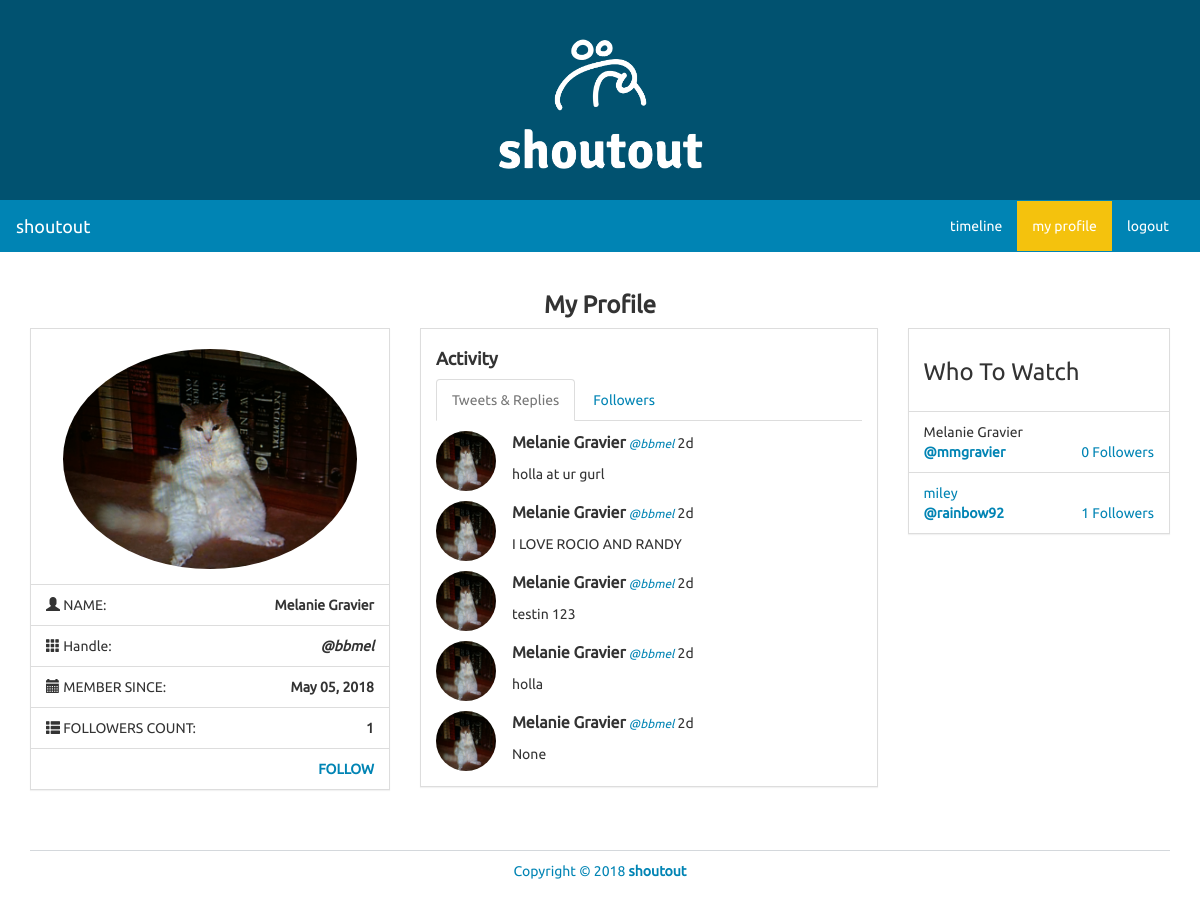
Page /profile/bbmel on the committed database.
### models.py (models this page shows)
class User(UserMixin, db.Model):
    id = db.Column(db.Integer, primary_key=True)
    name = db.Column(db.String(100))
    username = db.Column(db.String(30))
    image = db.Column(db.String(100))
    password = db.Column(db.String(50))
    join_date = db.Column(db.DateTime)
    shoutous = db.relationship('Shoutout', backref='user', lazy='dynamic')
    following = db.relationship('User', secondary=followers,
        primaryjoin=(followers.c.follower_id == id),
        secondaryjoin=(followers.c.followee_id == id),
        backref=db.backref('followers', lazy='dynamic'), lazy='dynamic')
    followed_by = db.relationship('User', secondary=followers,
        primaryjoin=(followers.c.followee_id == id),
        secondaryjoin=(followers.c.follower_id == id),
        backref=db.backref('followees', lazy='dynamic'), lazy='dynamic')

class Shoutout(db.Model):
    id = db.Column(db.Integer, primary_key=True)
    user_id = db.Column(db.Integer, db.ForeignKey('user.id'))
    text = db.Column(db.String(200))
    date_created = db.Column(db.DateTime)

### views.py (the view)
@app.route('/profile', defaults={'username' : None})
@app.route('/profile/<username>')
def profile(username):
    if username:
        user = User.query.filter_by(username=username).first()
        if not user:
            abort(404)
    else:
        user = current_user
    shoutouts = Shoutout.query.filter_by(user=user).order_by(Shoutout.date_created.desc()).all()
    current_time = datetime.now()
    followed_by = user.followed_by.all() # gets the list of users following the current user
    display_follow = True # for checking whether a user is being followed by another new_user
    if current_user == user:
        display_follow = False
    elif current_user in followed_by:
        display_follow = False
    who_to_watch = User.query.filter(User.id != user.id).order_by(db.func.random()).limit(4).all()
    return render_template('profile.html', current_user=user, shoutouts=shoutouts, current_time=current_time, followed_by=followed_by, display_follow=display_follow, who_to_watch=who_to_watch)

### app.py (called while the page is built)
@app.template_filter('time_since')
def time_since(delta):
    seconds = delta.total_seconds()
    days, seconds = divmod(seconds, 86400)
    hours, seconds = divmod(seconds, 3600)
    minutes, seconds = divmod(seconds, 60)
    if days > 0:
        return '%dd' % (days)
    elif hours > 0:
        return '%dh' % (hours)
    elif minutes > 0:
        return '%dm' % (minutes)
    else:
        return 'Just now'

### templates/profile.html (shortened to what this page needs)
<!DOCTYPE html>
<html lang="en">
	<head>
		<link rel="stylesheet" href="{{ url_for('static', filename='bs/css/united.min.css') }}">
		<link rel="stylesheet" href="{{ url_for('static', filename='css/styles.css') }}">
	</head>
	<body>
		<div class="container-fluid">
			<div class="row" id="banner">
				<div class="title col-lg-12">
					<img src='static/logos/white_logo_transparent.png' alt="logo" width="19%" height="19%">
				</div>
			</div>
		</div>
		<nav class="navbar navbar-default" role="navigation">
			<div class="container-fluid">
				<div class="navbar-header">
					<a class="navbar-brand" href="./">shoutout</a>
				</div>
				<div class="collapse navbar-collapse navbar-ex1-collapse">
					<ul class="nav navbar-nav navbar-right">
						<li><a href="{{ url_for('timeline') }}">timeline</a></li>
						<li class="active"><a href="{{ url_for('profile') }}">my profile</a></li>
						<li class=""><a href="{{ url_for('logout') }}">logout</a></li>
					</ul>
				</div>
			</div>
		</nav>
		<div class="container">
			<div class="row">
				<div class="col-lg-12">
					<h3 class="text-center bold">My Profile</h3>
				</div>
				<div class="col-lg-4">
					<div class="panel panel-default">
						<div class="panel-body">
							<div class="row pad">
								<div class="col-lg-12">
									<img src="{{ current_user.image }}" class="img-responsive img-circle center-block" alt="Image" style="height: 220px;" />
								</div>
							</div>
						</div>
						<ul class="list-group">
							<li class="list-group-item">
								<i class="glyphicon glyphicon-user"></i> NAME:
								<strong class="pull-right">{{ current_user.name }}</strong>
							</li>
							<li class="list-group-item">
								<i class="glyphicon glyphicon-th"></i> Handle:
								<strong class="pull-right"><em>@{{ current_user.username }}</em></strong>
							</li>
							<li class="list-group-item">
								<i class="glyphicon glyphicon-calendar"></i> MEMBER SINCE:
								<strong class="pull-right">{{ current_user.join_date.strftime('%B %d, %Y') }}</strong>
							</li>
							<li class="list-group-item">
								<i class="glyphicon glyphicon-th-list"></i> FOLLOWERS COUNT:
								<strong class="pull-right">{{ followed_by|length }}</strong>
							</li>
							{% if display_follow %}
							<li class="list-group-item">
								&nbsp; <strong class="pull-right"><a href="{{ url_for('follow',
									username=current_user.username) }}">FOLLOW</a></strong>
							</li>
							{% endif %}
						</ul>
					</div>
				</div>
				<div class="col-lg-5">
					<div class="panel panel-default">
						<div class="panel-body">
							<h4><strong>Activity</strong></h4>
							<div role="tabpanel">
								<ul class="nav nav-tabs" role="tablist">
									<li role="presentation" class="active">
										<a href="#tweets" aria-controls="tweets" role="tab" data-toggle="tab">Tweets &amp; Replies</a>
									</li>
									<li role="presentation">
										<a href="#followings" aria-controls="followings" role="tab" data-toggle="tab">Followers</a>
									</li>
								</ul>
								<div class="tab-content">
									<div role="tabpanel" class="tab-pane active" id="tweets">
										{% for shoutout in shoutouts %}
										<div class="row">
											<div class="col-lg-12">
												<div class="row pad">
													<div class="col-lg-2">
														<img src="{{ shoutout.user.image }}" class="img-circle" style="width: 60px; height: 60px;" />
													</div>
													<div class="col-lg-10">
														<div>
															<strong class="mid">{{ shoutout.user.name }}</strong>
															<small><em><a href="{{ url_for('profile', username=shoutout.user.username) }}">@{{ shoutout.user.username }}</a></em></small>
															{{ (current_time - shoutout.date_created)|time_since }}
														</div>
														<div class="pad">
															{{ shoutout.text }}
														</div>
													</div>
												</div>
											</div>
										</div>
										{% endfor %}
									</div>
								</div>
							</div>
						</div>
					</div>
				</div>
				<div class="col-lg-3">
					<div class="panel panel-default">
						<div class="panel-body">
							<h3>Who To Watch</h3>
						</div>
						<ul class="list-group">
							{% for user in who_to_watch %}
									<li class="list-group-item">
										{{ user.name }}
										<div>
											<strong><a href="{{ url_for('profile', username=user.username) }}">@{{ user.username }}</strong>
											<span class="pull-right">
												{{ user.followed_by.all()|length }} Followers
											</span>
										</div>
									</li>
							{% endfor %}
						</ul>
					</div>
				</div>
			</div>
			<footer>
				<div class="row pad">
					<div class="col-lg-12 text-center">
						Copyright &copy; 2018 <strong> <a href="./">shoutout</a></strong>
					</div>
				</div>
			</footer>
		</div>
	</body>
</html>

### static/css/styles.css (style rules this page uses)
body { font-family: Ubuntu, verdana, georgia, serif, sans-serif; }
a, a:hover, a:active, a:focus, a:visited { text-decoration: none; }
.bold { font-weight: bolder !important; }
div.panel, .btn, .navbar { border-radius: 0; }
footer { margin-top: 40px; margin-bottom: 20px; }
.pad { margin-top: 10px !important; }
div.panel-body { padding-top: 10px; }
.mid { font-size: 16px; }
body > nav { border-radius: 0 !important; }
footer { border-top: 1px solid rgba(44, 62, 80, .2); }
#banner { height: 200px; background-color: #015270; text-align: center; padding: 10px; padding-top: 20px; }

### rows in the picture
User: image (picture), name "Melanie Gravier", username "bbmel", join_date "May 05, 2018"
Shoutout: user.image (picture), user.name "Melanie Gravier", user.username "bbmel", (current_time-shoutout.date_created)|time_since "2d", text "holla at ur gurl"
Shoutout: user.image (picture), user.name "Melanie Gravier", user.username "bbmel", (current_time-shoutout.date_created)|time_since "2d", text "I LOVE ROCIO AND RANDY"
Shoutout: user.image (picture), user.name "Melanie Gravier", user.username "bbmel", (current_time-shoutout.date_created)|time_since "2d", text "testin 123"
Shoutout: user.image (picture), user.name "Melanie Gravier", user.username "bbmel", (current_time-shoutout.date_created)|time_since "2d", text "holla"
Shoutout: user.image (picture), user.name "Melanie Gravier", user.username "bbmel", (current_time-shoutout.date_created)|time_since "2d", text "None"
User: name "Melanie Gravier", username "mmgravier", followed_by.all|length "0"
User: name "miley", username "rainbow92", followed_by.all|length "1"

### other values in the picture
{{ followed_by|length }} "1"
